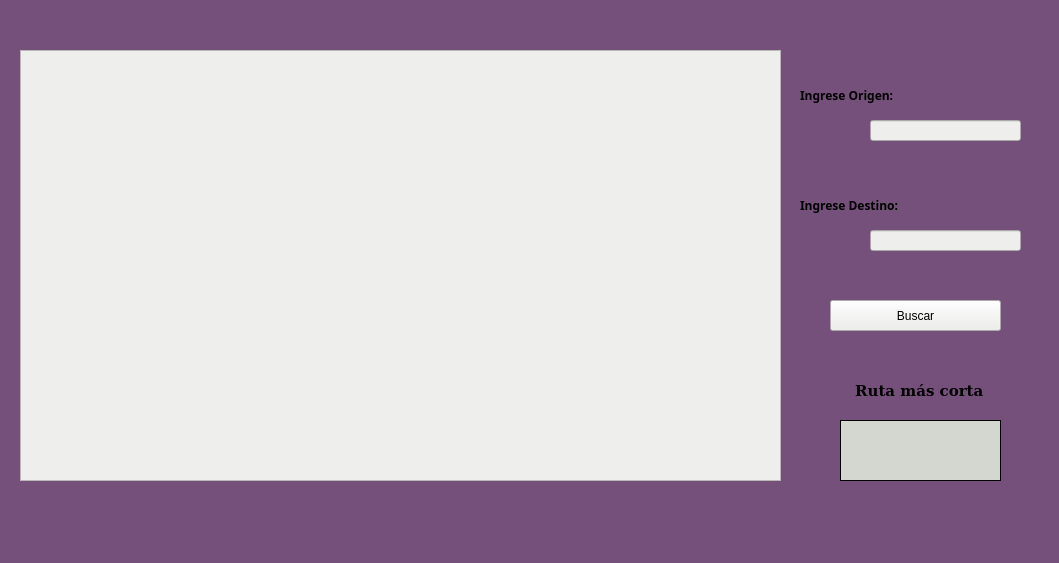
<?xml version="1.0" encoding="UTF-8"?>
<ui version="4.0">
 <class>MainWindow</class>
 <widget class="QMainWindow" name="MainWindow">
  <property name="geometry">
   <rect>
    <x>0</x>
    <y>0</y>
    <width>1059</width>
    <height>563</height>
   </rect>
  </property>
  <property name="cursor">
   <cursorShape>ArrowCursor</cursorShape>
  </property>
  <property name="windowTitle">
   <string>Algoritmo de Dijkstra</string>
  </property>
  <property name="autoFillBackground">
   <bool>false</bool>
  </property>
  <property name="styleSheet">
   <string notr="true">background: rgb(117, 80, 123)</string>
  </property>
  <widget class="QWidget" name="centralwidget">
   <widget class="QScrollArea" name="scrollArea">
    <property name="geometry">
     <rect>
      <x>20</x>
      <y>50</y>
      <width>761</width>
      <height>431</height>
     </rect>
    </property>
    <property name="styleSheet">
     <string notr="true">background-color: rgb(238, 238, 236);</string>
    </property>
    <property name="widgetResizable">
     <bool>true</bool>
    </property>
    <widget class="QWidget" name="scrollAreaWidgetContents">
     <property name="geometry">
      <rect>
       <x>0</x>
       <y>0</y>
       <width>759</width>
       <height>429</height>
      </rect>
     </property>
    </widget>
   </widget>
   <widget class="QLabel" name="label">
    <property name="geometry">
     <rect>
      <x>800</x>
      <y>80</y>
      <width>141</width>
      <height>31</height>
     </rect>
    </property>
    <property name="font">
     <font>
      <family>Navilu</family>
      <weight>75</weight>
      <bold>true</bold>
     </font>
    </property>
    <property name="text">
     <string>Ingrese Origen:</string>
    </property>
   </widget>
   <widget class="QLabel" name="label_2">
    <property name="geometry">
     <rect>
      <x>800</x>
      <y>190</y>
      <width>141</width>
      <height>31</height>
     </rect>
    </property>
    <property name="font">
     <font>
      <family>Navilu</family>
      <weight>75</weight>
      <bold>true</bold>
     </font>
    </property>
    <property name="text">
     <string>Ingrese Destino:</string>
    </property>
   </widget>
   <widget class="QLineEdit" name="lineEdit">
    <property name="geometry">
     <rect>
      <x>870</x>
      <y>120</y>
      <width>151</width>
      <height>21</height>
     </rect>
    </property>
    <property name="styleSheet">
     <string notr="true">background-color: rgb(238, 238, 236);</string>
    </property>
    <property name="text">
     <string/>
    </property>
    <property name="clearButtonEnabled">
     <bool>false</bool>
    </property>
   </widget>
   <widget class="QLineEdit" name="lineEdit_2">
    <property name="geometry">
     <rect>
      <x>870</x>
      <y>230</y>
      <width>151</width>
      <height>21</height>
     </rect>
    </property>
    <property name="styleSheet">
     <string notr="true">background-color: rgb(238, 238, 236);</string>
    </property>
    <property name="text">
     <string/>
    </property>
    <property name="clearButtonEnabled">
     <bool>false</bool>
    </property>
   </widget>
   <widget class="QPushButton" name="pushButton">
    <property name="geometry">
     <rect>
      <x>830</x>
      <y>300</y>
      <width>171</width>
      <height>31</height>
     </rect>
    </property>
    <property name="styleSheet">
     <string notr="true">background-color: rgb(238, 238, 236);</string>
    </property>
    <property name="text">
     <string>Buscar</string>
    </property>
   </widget>
   <widget class="QLabel" name="label_3">
    <property name="geometry">
     <rect>
      <x>850</x>
      <y>380</y>
      <width>141</width>
      <height>21</height>
     </rect>
    </property>
    <property name="font">
     <font>
      <family>DejaVu Serif</family>
      <pointsize>11</pointsize>
      <weight>75</weight>
      <italic>false</italic>
      <bold>true</bold>
     </font>
    </property>
    <property name="text">
     <string> Ruta más corta</string>
    </property>
   </widget>
   <widget class="QLabel" name="label_4">
    <property name="geometry">
     <rect>
      <x>840</x>
      <y>420</y>
      <width>161</width>
      <height>61</height>
     </rect>
    </property>
    <property name="styleSheet">
     <string notr="true">background-color: rgb(211, 215, 207)</string>
    </property>
    <property name="frameShape">
     <enum>QFrame::Panel</enum>
    </property>
    <property name="text">
     <string/>
    </property>
   </widget>
  </widget>
  <widget class="QMenuBar" name="menubar">
   <property name="geometry">
    <rect>
     <x>0</x>
     <y>0</y>
     <width>1059</width>
     <height>22</height>
    </rect>
   </property>
  </widget>
  <widget class="QStatusBar" name="statusbar"/>
  <action name="actionCargar_2">
   <property name="text">
    <string>Cargar</string>
   </property>
  </action>
  <action name="actionCargar_3">
   <property name="text">
    <string>Cargar</string>
   </property>
  </action>
 </widget>
 <resources/>
 <connections/>
</ui>
